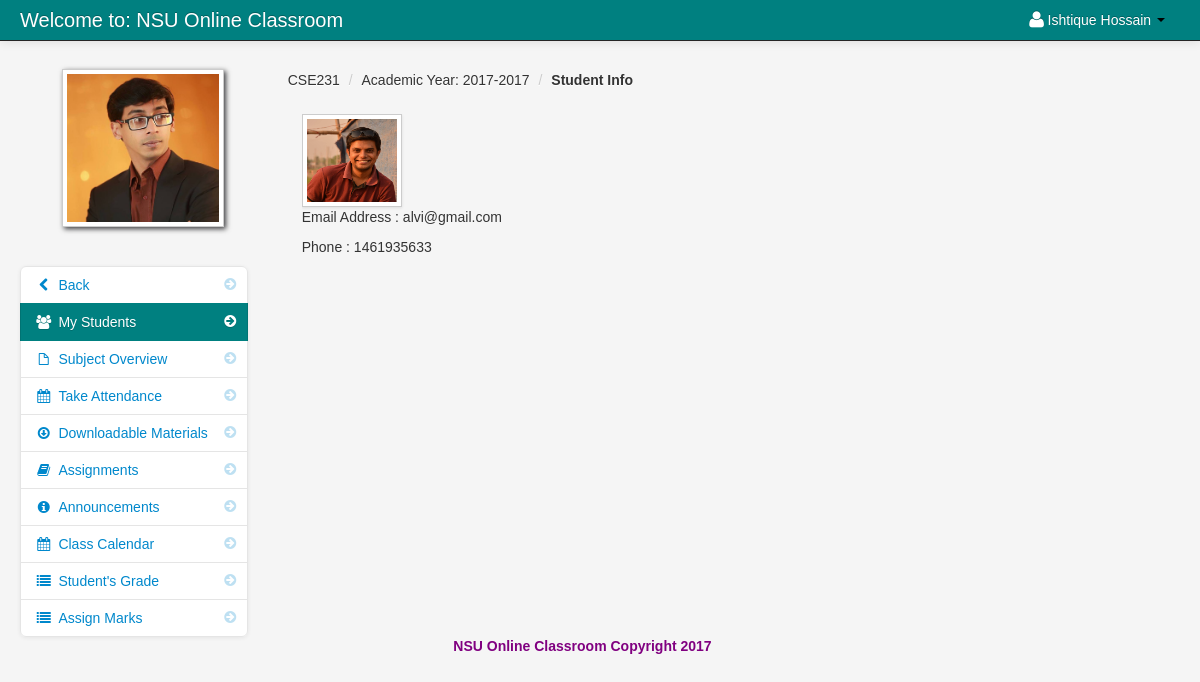
Page /student_info.php?id=1 (signed in) on the committed database.
### tables this page shows
CREATE TABLE `teacher` (
  `teacher_id` int(11) NOT NULL,
  `username` varchar(100) NOT NULL,
  `password` varchar(200) NOT NULL,
  `firstname` varchar(100) NOT NULL,
  `lastname` varchar(100) NOT NULL,
  `department_id` int(11) NOT NULL,
  `location` varchar(200) NOT NULL,
  `about` varchar(500) NOT NULL,
  `teacher_status` varchar(20) NOT NULL,
  `teacher_stat` varchar(100) NOT NULL
);

CREATE TABLE `teacher_class_student` (
  `teacher_class_student_id` int(11) NOT NULL,
  `teacher_class_id` int(11) NOT NULL,
  `student_id` int(11) NOT NULL,
  `teacher_id` int(11) NOT NULL,
  `Present` int(30) NOT NULL DEFAULT '0',
  `Absent` int(30) NOT NULL DEFAULT '0',
  `Late` int(30) NOT NULL DEFAULT '0',
  `Sick` int(30) NOT NULL DEFAULT '0'
);

CREATE TABLE `class` (
  `class_id` int(11) NOT NULL,
  `class_name` varchar(100) NOT NULL
);

CREATE TABLE `teacher_class` (
  `teacher_class_id` int(11) NOT NULL,
  `teacher_id` int(11) NOT NULL,
  `class_id` int(11) NOT NULL,
  `semester` varchar(100) NOT NULL,
  `thumbnails` varchar(100) NOT NULL,
  `school_year` varchar(100) NOT NULL,
  `class_title` varchar(100) NOT NULL,
  `description` longtext NOT NULL,
  `Credit` int(11) NOT NULL,
  `Pre_req` varchar(100) NOT NULL
);

CREATE TABLE `student` (
  `student_id` int(11) NOT NULL,
  `firstname` varchar(100) NOT NULL,
  `lastname` varchar(100) NOT NULL,
  `class_id` int(11) NOT NULL,
  `username` varchar(100) NOT NULL,
  `password` varchar(100) NOT NULL,
  `email` varchar(100) NOT NULL,
  `contact_number` int(12) NOT NULL,
  `location` varchar(100) NOT NULL,
  `status` varchar(100) NOT NULL
);

### session.php (called while the page is built, shortened)
<?php
$session_id=$_SESSION['id'];
?>

### student_info.php (the view, shortened to what this page needs)
<?php include('header_dashboard.php'); ?>
<?php include('session.php'); ?>
<?php $get_id = $_GET['id']; ?>
    <body>
		<?php include('navbar_teacher.php'); ?>
        <div class="container-fluid">
            <div class="row-fluid">
				<?php include('class_sidebar.php'); ?>
                <div class="span9" id="content">
                     <div class="row-fluid">
						<?php  include('student_info_breadcrumbs.php'); ?>
                        </div>
                            <div class="block-content collapse in">
                                <div class="span12">
									<ul	 id="da-thumbs" class="da-thumbs">
										    <?php
														$my_student = mysql_query("SELECT * FROM student where student_id = '$get_id'
														")or die(mysql_error());
														while($row = mysql_fetch_array($my_student)){
														$id = $row['student_id'];
											?>
												<?php if($get_id == $id){ ?>
													<a href="#">
													<img id="student_avatar_class" src ="admin/<?php echo $row['location'] ?>" width="124" height="140" class="img-polaroid">
													</a>
													<p class="email"><?php echo "Email Address : ".$row['email']; ?></p>
													<p class="phone"><?php echo "Phone : ".$row['contact_number']; ?></p>
												<?php } ?>
											<?php } ?>
									</ul>
                                </div>
                            </div>
                        </div>
                    </div>
                </div>
		<?php include('footer.php'); ?>
		<?php include('script.php'); ?>
    </body>
</html>

### navbar_teacher.php (shortened to what this page needs)
	<div class="navbar navbar-fixed-top navbar-inverse">
           <div class="navbar-inner">
               <div class="container-fluid">
                   <a class="brand" href="#">Welcome to: NSU Online Classroom</a>
							<div class="nav-collapse collapse">
								<ul class="nav pull-right">
												<?php $query= mysql_query("select * from teacher where teacher_id = '$session_id'")or die(mysql_error());
														$row = mysql_fetch_array($query);
												?>
												<li class="dropdown">
													<a href="#" role="button" class="dropdown-toggle" data-toggle="dropdown"> <i class="icon-user icon-large"></i><?php echo $row['firstname']." ".$row['lastname'];  ?> <i class="caret"></i></a>
												</li>
								</ul>
							</div>
               </div>
           </div>
</div>

### class_sidebar.php
<div class="span3" id="sidebar">
	<img id="avatar" src="admin/<?php echo $row['location']; ?>" class="img-polaroid">
			<ul class="nav nav-list bs-docs-sidenav nav-collapse collapse">
				<li class=""><a href="dasboard_teacher.php"><i class="icon-chevron-right"></i><i class="icon-chevron-left"></i>&nbsp;Back</a></li>
				<li class="active"><a href="my_students.php<?php echo '?id='.$get_id; ?>"><i class="icon-chevron-right"></i><i class="icon-group"></i>&nbsp;My Students</a></li>
				<li class=""><a href="subject_overview.php<?php echo '?id='.$get_id; ?>"><i class="icon-chevron-right"></i><i class="icon-file"></i>&nbsp;Subject Overview</a></li>
				<li class=""><a href="take_attendance.php<?php echo '?id='.$get_id; ?>"><i class="icon-chevron-right"></i><i class="icon-calendar"></i>&nbsp;Take Attendance</a></li>
				<li class=""><a href="downloadable.php<?php echo '?id='.$get_id; ?>"><i class="icon-chevron-right"></i><i class="icon-download"></i>&nbsp;Downloadable Materials</a></li>
				<li class=""><a href="assignment.php<?php echo '?id='.$get_id; ?>"><i class="icon-chevron-right"></i><i class="icon-book"></i>&nbsp;Assignments</a></li>
				<li class=""><a href="announcements.php<?php echo '?id='.$get_id; ?>"><i class="icon-chevron-right"></i><i class="icon-info-sign"></i>&nbsp;Announcements</a></li>
				<li class=""><a href="class_calendar.php<?php echo '?id='.$get_id; ?>"><i class="icon-chevron-right"></i><i class="icon-calendar"></i>&nbsp;Class Calendar</a></li>
				<li class=""><a href="teacher_students_grade.php<?php echo '?id='.$get_id; ?>"><i class="icon-chevron-right"></i><i class="icon-list"></i>&nbsp;Student's Grade</a></li>
				<li class=""><a href="create_marks_poll.php<?php echo '?id='.$get_id; ?>"><i class="icon-chevron-right"></i><i class="icon-list"></i>&nbsp;Assign Marks</a></li>
			</ul>
</div>

### student_info_breadcrumbs.php
<?php $class_query = mysql_query("select * from teacher_class_student
LEFT JOIN teacher_class ON teacher_class.teacher_class_id = teacher_class_student.teacher_class_id
JOIN class ON class.class_id = teacher_class.class_id
where student_id = '$get_id'")or die(mysql_error());
$class_row = mysql_fetch_array($class_query);
?>
<ul class="breadcrumb">
	<li><a href="#"><?php echo $class_row['class_name']; ?></a> <span class="divider">/</span></li>
	<li><a href="#">Academic Year: <?php echo $class_row['school_year']; ?></a> <span class="divider">/</span></li>
	<li><a href="#"><b>Student Info</b></a></li>
</ul>

### admin/assets/styles.css (style rules this page uses)
body { padding-top: 60px; padding-bottom: 40px; background-color: #f5f5f5; }
#content { margin-left:0px; }
.breadcrumb { margin: 0 0 0px; padding: 10px 0px; background-color: transparent; }
.block-content { margin: 1em; min-height: .25em; }
.bs-docs-sidenav { max-width: 228px; margin: 30px 0 0; padding: 0; background-color: #fff; -webkit-border-radius: 6px; -moz-border-radius: 6px; border-radius: 6px; -webkit-box-shadow: 0 1px 4px rgba(0,0,0,.065); -moz-box-shadow: 0 1px 4px rgba(0,0,0,.065); box-shadow: 0 1px 4px rgba(0,0,0,.065); }
.bs-docs-sidenav > li > a { display: block; width: 190px \9; margin: 0 0 -1px; padding: 8px 14px; border: 1px solid #e5e5e5; }
.bs-docs-sidenav > li:first-child > a { -webkit-border-radius: 6px 6px 0 0; -moz-border-radius: 6px 6px 0 0; border-radius: 6px 6px 0 0; }
.bs-docs-sidenav > li:last-child > a { -webkit-border-radius: 0 0 6px 6px; -moz-border-radius: 0 0 6px 6px; border-radius: 0 0 6px 6px; }
.bs-docs-sidenav > .active > a { position: relative; z-index: 2; padding: 9px 15px; border: 0; text-shadow: 0 1px 0 rgba(0,0,0,.15); -webkit-box-shadow: inset 1px 0 0 rgba(0,0,0,.1), inset -1px 0 0 rgba(0,0,0,.1); -moz-box-shadow: inset 1px 0 0 rgba(0,0,0,.1), inset -1px 0 0 rgba(0,0,0,.1); box-shadow: inset 1px 0 0 rgba(0,0,0,.1), inset -1px 0 0 rgba(0,0,0,.1); }
.bs-docs-sidenav .icon-chevron-right { float: right; margin-top: 2px; margin-right: -6px; opacity: .25; }
.bs-docs-sidenav .active .icon-chevron-right, .bs-docs-sidenav .active a:hover .icon-chevron-right { opacity: 1; }

### admin/assets/style.css (style rules this page uses)
.da-thumbs { float: left; list-style: none outside none; margin: 0; padding: 0; position: relative; }

### rows in the picture
teacher: firstname "Ishtique", lastname "Hossain", location (picture)
teacher_class_student: class.class_name "CSE231", teacher_class.school_year "2017-2017"
student: location (picture), email "alvi@gmail.com", contact_number "1461935633"
